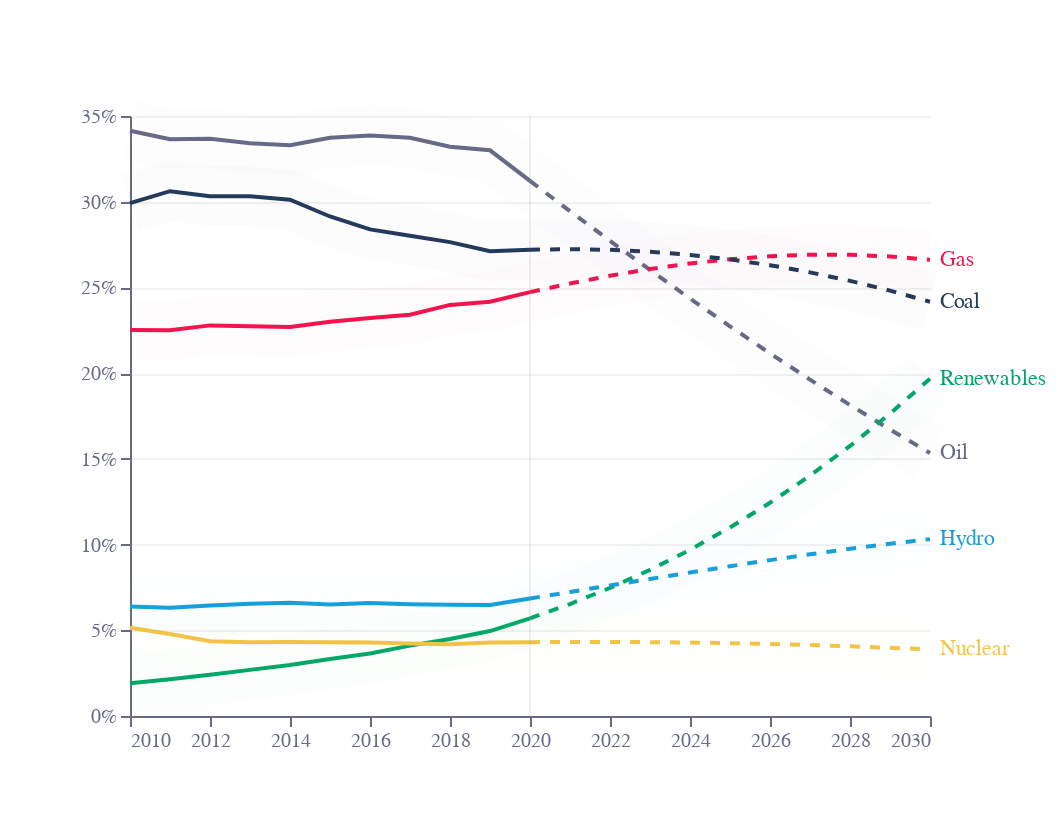

This figure's notebook cell:
### Code cell
base = (
    alt.Chart(f4)
    .encode(
        x=alt.X(
            "Year:Q",
            sort=[],
            axis=alt.Axis(
                grid=False,
                titleAlign="center",
                titleAnchor="middle",
                title="",
                titleY=-15,
                titleX=207,
                labelColor=colors["eco-gray"],
                titleColor=colors["eco-gray"],
                tickColor=colors["eco-gray"],
                domainColor=colors["eco-gray"],
                tickCount=10,
                format=".0f",
                orient="bottom",
                labelAngle=0,
            ),
        )
    )
    .transform_calculate(
        order="indexof(['Coal','Oil','Gas','Renewables','Hydro','Nuclear'], datum.Fuel)"
    )
    .transform_filter('datum.Year!="WEO 2020 SDS - 2030"')
)
area = (
    base.mark_line()
    .encode(
        y=alt.Y(
            "Share:Q",
            stack=False,
            axis=alt.Axis(
                title="",
                gridOpacity=0.4,
                titleX=-5,
                titleY=-5,
                titleBaseline="bottom",
                titleAngle=0,
                titleAlign="left",
                format=".0%",
                labelColor=colors["eco-gray"],
                titleColor=colors["eco-gray"],
                tickColor=colors["eco-gray"],
                domainColor=colors["eco-gray"],
            ),
        ),
        color=alt.Color(
            "Fuel:N",
            legend=None,
            scale=alt.Scale(
                range=[
                    colors["eco-blue"],
                    colors["eco-dot"],
                    colors["eco-light-blue"],
                    colors["eco-yellow"],
                    colors["eco-gray"],
                    colors["eco-green"],
                ]
            ),
        ),
        order=alt.Order("order:Q", sort="descending"),
        tooltip="tooltip:N",
    )
    .transform_calculate(
        tooltip="datum.Year+' | '+datum.Fuel+ ': '+round(datum.Share*1000)/10 +'%'"
    )
    .transform_filter("datum.Year<=2020")
)
area2 = (
    base.mark_line(strokeDash=[5, 5])
    .encode(y="Share:Q", color="Fuel:N", tooltip="tooltip:N")
    .transform_calculate(
        tooltip="datum.Year+' | '+datum.Fuel+ ': '+round(datum.Share*1000)/10 +'% (estimated)'"
    )
    .transform_filter("datum.Year>=2020")
)
labels = (
    area2.mark_text(align="left", dy=0, dx=5)
    .encode(text="Fuel:N")
    .transform_filter("datum.Year==2030")
)
rule = (
    alt.Chart(pd.DataFrame([{"x": 2020}]))
    .mark_rule(opacity=0.1, color=colors["eco-gray"], strokeWidth=1)
    .encode(x="x:Q")
)
tt = area.mark_line(strokeWidth=30, opacity=0.01)
tt2 = area2.mark_line(strokeWidth=30, opacity=0.01)
layer1 = (
    ((area + labels + area2 + rule + tt + tt2).properties(height=300, width=400))
    .configure_view(stroke=None)
    .properties(title="")
)
layer1.save("visualisation/" + f + ".json")
layer1.save("visualisation/" + f + ".png")
open("README.md", "a").write(readme)
layer1

### Figure 1 — Vega-Lite specification as saved in the notebook (floating-point values rounded to 4 significant figures)
{"config": {"view": {"continuousWidth": 400, "continuousHeight": 300, "stroke": null}}, "layer": [{"mark": "line", "encoding": {"color": {"field": "Fuel", "legend": null, "scale": {"range": ["#243B5A", "#F4134D", "#179FDB", "#F4C245", "#676A86", "#00A767"]}, "type": "nominal"}, "order": {"field": "order", "sort": "descending", "type": "quantitative"}, "tooltip": {"field": "tooltip", "type": "nominal"}, "x": {"axis": {"domainColor": "#676A86", "format": ".0f", "grid": false, "labelAngle": 0, "labelColor": "#676A86", "orient": "bottom", "tickColor": "#676A86", "tickCount": 10, "title": "", "titleAlign": "center", "titleAnchor": "middle", "titleColor": "#676A86", "titleX": 207, "titleY": -15}, "field": "Year", "sort": [], "type": "quantitative"}, "y": {"axis": {"domainColor": "#676A86", "format": ".0%", "gridOpacity": 0.4, "labelColor": "#676A86", "tickColor": "#676A86", "title": "", "titleAlign": "left", "titleAngle": 0, "titleBaseline": "bottom", "titleColor": "#676A86", "titleX": -5, "titleY": -5}, "field": "Share", "stack": false, "type": "quantitative"}}, "transform": [{"calculate": "indexof(['Coal','Oil','Gas','Renewables','Hydro','Nuclear'], datum.Fuel)", "as": "order"}, {"filter": "datum.Year!=\"WEO 2020 SDS - 2030\""}, {"calculate": "datum.Year+' | '+datum.Fuel+ ': '+round(datum.Share*1000)/10 +'%'", "as": "tooltip"}, {"filter": "datum.Year<=2020"}]}, {"mark": {"type": "text", "align": "left", "dx": 5, "dy": 0}, "encoding": {"color": {"field": "Fuel", "type": "nominal"}, "text": {"field": "Fuel", "type": "nominal"}, "tooltip": {"field": "tooltip", "type": "nominal"}, "x": {"axis": {"domainColor": "#676A86", "format": ".0f", "grid": false, "labelAngle": 0, "labelColor": "#676A86", "orient": "bottom", "tickColor": "#676A86", "tickCount": 10, "title": "", "titleAlign": "center", "titleAnchor": "middle", "titleColor": "#676A86", "titleX": 207, "titleY": -15}, "field": "Year", "sort": [], "type": "quantitative"}, "y": {"field": "Share", "type": "quantitative"}}, "transform": [{"calculate": "indexof(['Coal','Oil','Gas','Renewables','Hydro','Nuclear'], datum.Fuel)", "as": "order"}, {"filter": "datum.Year!=\"WEO 2020 SDS - 2030\""}, {"calculate": "datum.Year+' | '+datum.Fuel+ ': '+round(datum.Share*1000)/10 +'% (estimated)'", "as": "tooltip"}, {"filter": "datum.Year>=2020"}, {"filter": "datum.Year==2030"}]}, {"mark": {"type": "line", "strokeDash": [5, 5]}, "encoding": {"color": {"field": "Fuel", "type": "nominal"}, "tooltip": {"field": "tooltip", "type": "nominal"}, "x": {"axis": {"domainColor": "#676A86", "format": ".0f", "grid": false, "labelAngle": 0, "labelColor": "#676A86", "orient": "bottom", "tickColor": "#676A86", "tickCount": 10, "title": "", "titleAlign": "center", "titleAnchor": "middle", "titleColor": "#676A86", "titleX": 207, "titleY": -15}, "field": "Year", "sort": [], "type": "quantitative"}, "y": {"field": "Share", "type": "quantitative"}}, "transform": [{"calculate": "indexof(['Coal','Oil','Gas','Renewables','Hydro','Nuclear'], datum.Fuel)", "as": "order"}, {"filter": "datum.Year!=\"WEO 2020 SDS - 2030\""}, {"calculate": "datum.Year+' | '+datum.Fuel+ ': '+round(datum.Share*1000)/10 +'% (estimated)'", "as": "tooltip"}, {"filter": "datum.Year>=2020"}]}, {"data": {"name": "data-eb74b13b2d625b129649f33658dfa694"}, "mark": {"type": "rule", "color": "#676A86", "opacity": 0.1, "strokeWidth": 1}, "encoding": {"x": {"field": "x", "type": "quantitative"}}}, {"data": {"name": "data-2b8a5957a4f829bc493da3e2b7c9536d"}, "mark": {"type": "line", "opacity": 0.01, "strokeWidth": 30}, "encoding": {"color": {"field": "Fuel", "legend": null, "scale": {"range": ["#243B5A", "#F4134D", "#179FDB", "#F4C245", "#676A86", "#00A767"]}, "type": "nominal"}, "order": {"field": "order", "sort": "descending", "type": "quantitative"}, "tooltip": {"field": "tooltip", "type": "nominal"}, "x": {"axis": {"domainColor": "#676A86", "format": ".0f", "grid": false, "labelAngle": 0, "labelColor": "#676A86", "orient": "bottom", "tickColor": "#676A86", "tickCount": 10, "title": "", "titleAlign": "center", "titleAnchor": "middle", "titleColor": "#676A86", "titleX": 207, "titleY": -15}, "field": "Year", "sort": [], "type": "quantitative"}, "y": {"axis": {"domainColor": "#676A86", "format": ".0%", "gridOpacity": 0.4, "labelColor": "#676A86", "tickColor": "#676A86", "title": "", "titleAlign": "left", "titleAngle": 0, "titleBaseline": "bottom", "titleColor": "#676A86", "titleX": -5, "titleY": -5}, "field": "Share", "stack": false, "type": "quantitative"}}, "transform": [{"calculate": "indexof(['Coal','Oil','Gas','Renewables','Hydro','Nuclear'], datum.Fuel)", "as": "order"}, {"filter": "datum.Year!=\"WEO 2020 SDS - 2030\""}, {"calculate": "datum.Year+' | '+datum.Fuel+ ': '+round(datum.Share*1000)/10 +'%'", "as": "tooltip"}, {"filter": "datum.Year<=2020"}]}, {"data": {"name": "data-2b8a5957a4f829bc493da3e2b7c9536d"}, "mark": {"type": "line", "opacity": 0.01, "strokeWidth": 30}, "encoding": {"color": {"field": "Fuel", "type": "nominal"}, "tooltip": {"field": "tooltip", "type": "nominal"}, "x": {"axis": {"domainColor": "#676A86", "format": ".0f", "grid": false, "labelAngle": 0, "labelColor": "#676A86", "orient": "bottom", "tickColor": "#676A86", "tickCount": 10, "title": "", "titleAlign": "center", "titleAnchor": "middle", "titleColor": "#676A86", "titleX": 207, "titleY": -15}, "field": "Year", "sort": [], "type": "quantitative"}, "y": {"field": "Share", "type": "quantitative"}}, "transform": [{"calculate": "indexof(['Coal','Oil','Gas','Renewables','Hydro','Nuclear'], datum.Fuel)", "as": "order"}, {"filter": "datum.Year!=\"WEO 2020 SDS - 2030\""}, {"calculate": "datum.Year+' | '+datum.Fuel+ ': '+round(datum.Share*1000)/10 +'% (estimated)'", "as": "tooltip"}, {"filter": "datum.Year>=2020"}]}], "data": {"name": "data-2b8a5957a4f829bc493da3e2b7c9536d"}, "height": 300, "title": "", "width": 400, "$schema": "https://vega.github.io/schema/vega-lite/v4.17.0.json", "datasets": {"data-2b8a5957a4f829bc493da3e2b7c9536d": [{"index": 0, "Year": 2010, "Fuel": "Oil", "Share": 0.3414}, {"index": 1, "Year": 2010, "Fuel": "Gas", "Share": 0.2251}, {"index": 2, "Year": 2010, "Fuel": "Coal", "Share": 0.2992}, {"index": 3, "Year": 2010, "Fuel": "Renewables", "Share": 0.01905}, {"index": 4, "Year": 2010, "Fuel": "Nuclear", "Share": 0.05142}, {"index": 5, "Year": 2010, "Fuel": "Hydro", "Share": 0.06381}, {"index": 6, "Year": 2011, "Fuel": "Oil", "Share": 0.3365}, {"index": 7, "Year": 2011, "Fuel": "Gas", "Share": 0.225}, {"index": 8, "Year": 2011, "Fuel": "Coal", "Share": 0.3061}, {"index": 9, "Year": 2011, "Fuel": "Renewables", "Share": 0.02141}, {"index": 10, "Year": 2011, "Fuel": "Nuclear", "Share": 0.04781}, {"index": 11, "Year": 2011, "Fuel": "Hydro", "Share": 0.0631}, {"index": 12, "Year": 2012, "Fuel": "Oil", "Share": 0.3367}, {"index": 13, "Year": 2012, "Fuel": "Gas", "Share": 0.2279}, {"index": 14, "Year": 2012, "Fuel": "Coal", "Share": 0.3032}, {"index": 15, "Year": 2012, "Fuel": "Renewables", "Share": 0.02403}, {"index": 16, "Year": 2012, "Fuel": "Nuclear", "Share": 0.04367}, {"index": 17, "Year": 2012, "Fuel": "Hydro", "Share": 0.06451}, {"index": 18, "Year": 2013, "Fuel": "Oil", "Share": 0.3341}, {"index": 19, "Year": 2013, "Fuel": "Gas", "Share": 0.2274}, {"index": 20, "Year": 2013, "Fuel": "Coal", "Share": 0.3031}, {"index": 21, "Year": 2013, "Fuel": "Renewables", "Share": 0.0269}, {"index": 22, "Year": 2013, "Fuel": "Nuclear", "Share": 0.04296}, {"index": 23, "Year": 2013, "Fuel": "Hydro", "Share": 0.06548}, {"index": 24, "Year": 2014, "Fuel": "Oil", "Share": 0.333}, {"index": 25, "Year": 2014, "Fuel": "Gas", "Share": 0.2269}, {"index": 26, "Year": 2014, "Fuel": "Coal", "Share": 0.3012}, {"index": 27, "Year": 2014, "Fuel": "Renewables", "Share": 0.02973}, {"index": 28, "Year": 2014, "Fuel": "Nuclear", "Share": 0.04315}, {"index": 29, "Year": 2014, "Fuel": "Hydro", "Share": 0.06612}, {"index": 30, "Year": 2015, "Fuel": "Oil", "Share": 0.3373}, {"index": 31, "Year": 2015, "Fuel": "Gas", "Share": 0.23}, {"index": 32, "Year": 2015, "Fuel": "Coal", "Share": 0.2914}, {"index": 33, "Year": 2015, "Fuel": "Renewables", "Share": 0.03324}, {"index": 34, "Year": 2015, "Fuel": "Nuclear", "Share": 0.04309}, {"index": 35, "Year": 2015, "Fuel": "Hydro", "Share": 0.06499}, {"index": 36, "Year": 2016, "Fuel": "Oil", "Share": 0.3387}, {"index": 37, "Year": 2016, "Fuel": "Gas", "Share": 0.2322}, {"index": 38, "Year": 2016, "Fuel": "Coal", "Share": 0.2838}, {"index": 39, "Year": 2016, "Fuel": "Renewables", "Share": 0.03645}, {"index": 40, "Year": 2016, "Fuel": "Nuclear", "Share": 0.04289}, {"index": 41, "Year": 2016, "Fuel": "Hydro", "Share": 0.06594}, {"index": 42, "Year": 2017, "Fuel": "Oil", "Share": 0.3373}, {"index": 43, "Year": 2017, "Fuel": "Gas", "Share": 0.2341}, {"index": 44, "Year": 2017, "Fuel": "Coal", "Share": 0.2802}, {"index": 45, "Year": 2017, "Fuel": "Renewables", "Share": 0.04104}, {"index": 46, "Year": 2017, "Fuel": "Nuclear", "Share": 0.04225}, {"index": 47, "Year": 2017, "Fuel": "Hydro", "Share": 0.06515}, {"index": 48, "Year": 2018, "Fuel": "Oil", "Share": 0.3321}, {"index": 49, "Year": 2018, "Fuel": "Gas", "Share": 0.2398}, {"index": 50, "Year": 2018, "Fuel": "Coal", "Share": 0.2764}, {"index": 51, "Year": 2018, "Fuel": "Renewables", "Share": 0.04492}, {"index": 52, "Year": 2018, "Fuel": "Nuclear", "Share": 0.04188}, {"index": 53, "Year": 2018, "Fuel": "Hydro", "Share": 0.06486}, {"index": 54, "Year": 2019, "Fuel": "Oil", "Share": 0.33}, {"index": 55, "Year": 2019, "Fuel": "Gas", "Share": 0.2417}, {"index": 56, "Year": 2019, "Fuel": "Coal", "Share": 0.2711}, {"index": 57, "Year": 2019, "Fuel": "Renewables", "Share": 0.04956}, {"index": 58, "Year": 2019, "Fuel": "Nuclear", "Share": 0.04287}, {"index": 59, "Year": 2019, "Fuel": "Hydro", "Share": 0.06481}, {"index": 60, "Year": 2020, "Fuel": "Oil", "Share": 0.3121}, {"index": 61, "Year": 2020, "Fuel": "Gas", "Share": 0.2472}, {"index": 62, "Year": 2020, "Fuel": "Coal", "Share": 0.272}, {"index": 63, "Year": 2020, "Fuel": "Renewables", "Share": 0.05697}, {"index": 64, "Year": 2020, "Fuel": "Nuclear", "Share": 0.04308}, {"index": 65, "Year": 2020, "Fuel": "Hydro", "Share": 0.06856}, {"index": 66, "Year": 2021, "Fuel": "Oil", "Share": 0.2945}, {"index": 67, "Year": 2021, "Fuel": "Gas", "Share": 0.2523}, {"index": 68, "Year": 2021, "Fuel": "Coal", "Share": 0.2723}, {"index": 69, "Year": 2021, "Fuel": "Renewables", "Share": 0.06533}, {"index": 70, "Year": 2021, "Fuel": "Nuclear", "Share": 0.04319}, {"index": 71, "Year": 2021, "Fuel": "Hydro", "Share": 0.07235}, {"index": 72, "Year": 2022, "Fuel": "Oil", "Share": 0.2772}, {"index": 73, "Year": 2022, "Fuel": "Gas", "Share": 0.2568}, {"index": 74, "Year": 2022, "Fuel": "Coal", "Share": 0.2719}, {"index": 75, "Year": 2022, "Fuel": "Renewables", "Share": 0.07472}, {"index": 76, "Year": 2022, "Fuel": "Nuclear", "Share": 0.04319}, {"index": 77, "Year": 2022, "Fuel": "Hydro", "Share": 0.07615}, {"index": 78, "Year": 2023, "Fuel": "Oil", "Share": 0.2602}, {"index": 79, "Year": 2023, "Fuel": "Gas", "Share": 0.2607}, {"index": 80, "Year": 2023, "Fuel": "Coal", "Share": 0.2708}, {"index": 81, "Year": 2023, "Fuel": "Renewables", "Share": 0.08524}, {"index": 82, "Year": 2023, "Fuel": "Nuclear", "Share": 0.04307}, {"index": 83, "Year": 2023, "Fuel": "Hydro", "Share": 0.07995}, {"index": 84, "Year": 2024, "Fuel": "Oil", "Share": 0.2436}, {"index": 85, "Year": 2024, "Fuel": "Gas", "Share": 0.264}, {"index": 86, "Year": 2024, "Fuel": "Coal", "Share": 0.269}, {"index": 87, "Year": 2024, "Fuel": "Renewables", "Share": 0.09697}, {"index": 88, "Year": 2024, "Fuel": "Nuclear", "Share": 0.04284}, {"index": 89, "Year": 2024, "Fuel": "Hydro", "Share": 0.0837}, {"index": 90, "Year": 2025, "Fuel": "Oil", "Share": 0.2273}, {"index": 91, "Year": 2025, "Fuel": "Gas", "Share": 0.2665}, {"index": 92, "Year": 2025, "Fuel": "Coal", "Share": 0.2664}, {"index": 93, "Year": 2025, "Fuel": "Renewables", "Share": 0.11}, {"index": 94, "Year": 2025, "Fuel": "Nuclear", "Share": 0.04248}, {"index": 95, "Year": 2025, "Fuel": "Hydro", "Share": 0.08737}, {"index": 96, "Year": 2026, "Fuel": "Oil", "Share": 0.2115}, {"index": 97, "Year": 2026, "Fuel": "Gas", "Share": 0.2682}, {"index": 98, "Year": 2026, "Fuel": "Coal", "Share": 0.263}, {"index": 99, "Year": 2026, "Fuel": "Renewables", "Share": 0.1244}, {"index": 100, "Year": 2026, "Fuel": "Nuclear", "Share": 0.042}, {"index": 101, "Year": 2026, "Fuel": "Hydro", "Share": 0.09093}, {"index": 102, "Year": 2027, "Fuel": "Oil", "Share": 0.1962}, {"index": 103, "Year": 2027, "Fuel": "Gas", "Share": 0.2691}, {"index": 104, "Year": 2027, "Fuel": "Coal", "Share": 0.2588}, {"index": 105, "Year": 2027, "Fuel": "Renewables", "Share": 0.1402}, {"index": 106, "Year": 2027, "Fuel": "Nuclear", "Share": 0.0414}, {"index": 107, "Year": 2027, "Fuel": "Hydro", "Share": 0.09433}, {"index": 108, "Year": 2028, "Fuel": "Oil", "Share": 0.1814}, {"index": 109, "Year": 2028, "Fuel": "Gas", "Share": 0.269}, {"index": 110, "Year": 2028, "Fuel": "Coal", "Share": 0.2538}, {"index": 111, "Year": 2028, "Fuel": "Renewables", "Share": 0.1575}, {"index": 112, "Year": 2028, "Fuel": "Nuclear", "Share": 0.04066}, {"index": 113, "Year": 2028, "Fuel": "Hydro", "Share": 0.09753}, {"index": 114, "Year": 2029, "Fuel": "Oil", "Share": 0.1671}, {"index": 115, "Year": 2029, "Fuel": "Gas", "Share": 0.2681}, {"index": 116, "Year": 2029, "Fuel": "Coal", "Share": 0.2481}, {"index": 117, "Year": 2029, "Fuel": "Renewables", "Share": 0.1764}, {"index": 118, "Year": 2029, "Fuel": "Nuclear", "Share": 0.0398}, {"index": 119, "Year": 2029, "Fuel": "Hydro", "Share": 0.1005}, {"index": 120, "Year": 2030, "Fuel": "Oil", "Share": 0.1534}, {"index": 121, "Year": 2030, "Fuel": "Gas", "Share": 0.2662}, {"index": 122, "Year": 2030, "Fuel": "Coal", "Share": 0.2417}, {"index": 123, "Year": 2030, "Fuel": "Renewables", "Share": 0.1968}, {"index": 124, "Year": 2030, "Fuel": "Nuclear", "Share": 0.03882}, {"index": 125, "Year": 2030, "Fuel": "Hydro", "Share": 0.1032}], "data-eb74b13b2d625b129649f33658dfa694": [{"x": 2020}]}}
